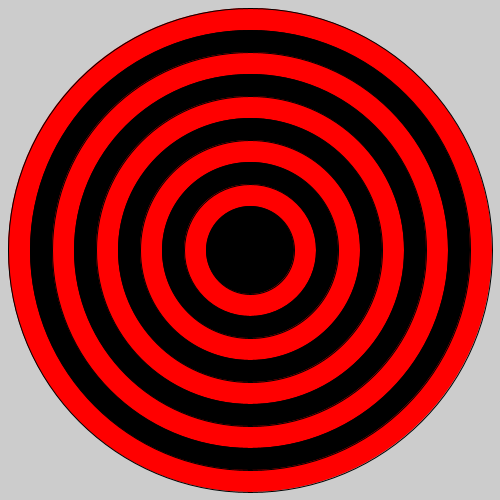
Frame 1 (no input)
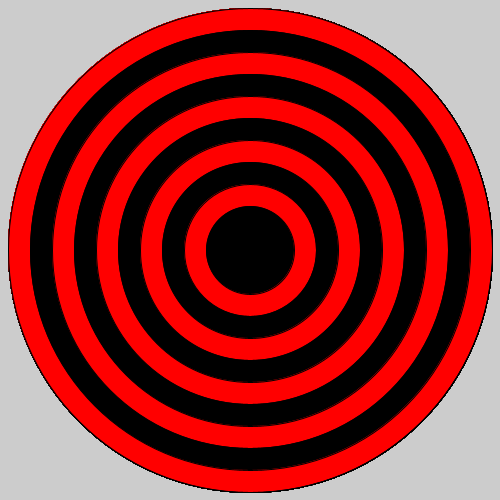
Frame 60 (the mouse pressed at the canvas centre just before this capture)
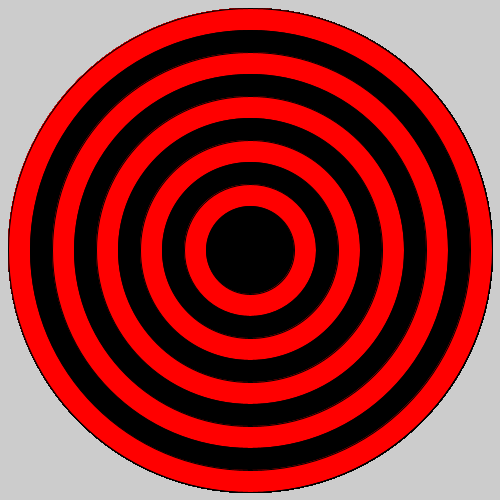
Frame 120 (the mouse held since frame 60 and released just before this capture)

The Processing sketch that drew these frames (run headless with seeded random() and noise(); from frame 60 on, the mouse is pressed at the canvas centre):

// Processing sketch: bullseye
// ── bullseye.pde
  
void setup() {
 
  // set the size of your sketch
  size(500,500);
}

void draw() {
  
  //Starting with the largest ellipse, use a for loop to draw a bullseye with ellipses.
  for(int i=11;i>1;i-=1){
   if(i % 2==1){
    fill(255,0,0); 
   }
   else{
    fill(0,0,0);
   }
  ellipse(250,250,i*44,i*44);
  }
  //Use an if statement and remainder to alternate the color of your rings.
  
  
}
